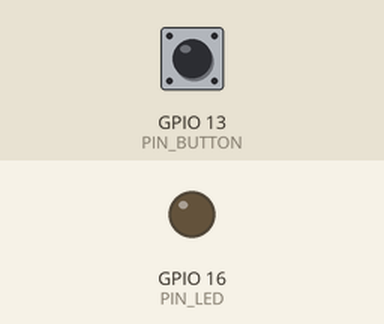
This sketch was run on a simulated ESP8266 (NodeMCU). On the bench: output pins drawn as LEDs (lit = HIGH). The inputs (shaded band) are chosen by the test bench; at power-on: GPIO 13 (PIN_BUTTON) HIGH. WiFi joins after 1.5 s; servers stay silent unless stated; uploads are accepted with an empty reply; not simulated (calls return 0 or success): secret.h; what the sketch prints to the serial monitor is not drawn.

Above: at 2.8 s.
2.9 s: GPIO 13 (PIN_BUTTON) pulled LOW for 0.15 s
At 8.4 s:
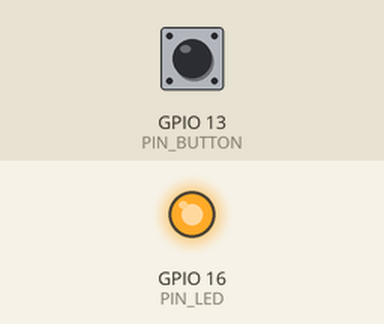
Timing chart, 0 to 9.9 s (numbered marks = the images above; inputs shaded):
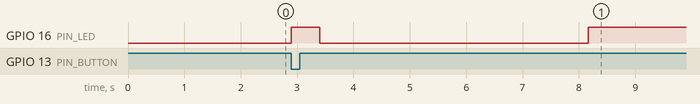

The sketch:

arduinofeedindicator.ino
```cpp
#include <ESP8266WiFi.h>
#include <WiFiClientSecure.h>

#include "secret.h"

#define PIN_LED 16
#define PIN_BUTTON 13
#define LAG_TIME 10800000 // 3 hours in millis
#define FEED_INTERVAL 28800000 // 8 hours in millis

#define BLINK_INTERVAL 500
bool pressed = false;
unsigned long lastRelease = 0;
unsigned long lastPress = 0;
unsigned long lastBlink = 0;
bool blinkOn = true;
int queuedServings = 0;

char ssid[] = WIFI_NAME;
char password[] = WIFI_PASSWORD;
char host[] = AWSHOST;

WiFiClientSecure client;

void setup() {
  // initialize digital pin LED_BUILTIN as an output.
  Serial.begin(57600);
  pinMode(PIN_LED, OUTPUT);
  pinMode(PIN_BUTTON, INPUT);

  WiFi.mode(WIFI_STA);
  WiFi.disconnect();
  delay(100);

  Serial.print(F("Connecting to Wifi: "));
  Serial.println(ssid);
  WiFi.begin(ssid, password);
  while (WiFi.status() != WL_CONNECTED)
  {
    Serial.print(F("."));
    delay(500);
  }
  Serial.println(F("WiFi connected"));
  Serial.println(F("IP address: "));
  IPAddress ip = WiFi.localIP();
  Serial.println(ip);

}

// the loop function runs over and over again forever
void loop() {
  int state = digitalRead(PIN_BUTTON);

  if (queuedServings > 0 && lastPress != 0) {
    if (millis() - lastPress > 500) {
      // Turn off the LED after 0.5 seconds after press
      digitalWrite(PIN_LED, LOW);
    }
    if (millis() - lastPress > 5000) {
      // If it has been more than 5 seconds without a press, post to AWS
      tellAWS(queuedServings);
      queuedServings = 0;
    }
  } else if (queuedServings == 0 && lastPress != 0) {
    if (millis() - lastPress > FEED_INTERVAL && lastPress != 0) {
      if (blinkOn) {
        digitalWrite(PIN_LED, HIGH);
      } else {
        digitalWrite(PIN_LED, LOW);
      }
      if (millis() - lastBlink > BLINK_INTERVAL) {
        blinkOn = !blinkOn;
        lastBlink = millis();
      }
    } else if (millis() - lastPress < LAG_TIME && lastPress != 0) {
      digitalWrite(PIN_LED, HIGH);
      //Serial.println("WAIT ON");
    } else {
      digitalWrite(PIN_LED, LOW);
      //Serial.println("WAIT OFF");
    }
  }

  if (!pressed) {
    // The button is not currently held down
    if (state == LOW && millis() - lastRelease > 250) {
      // The button has been pressed and 250ms has passed since the button was released (bye noise)
      digitalWrite(PIN_LED, HIGH);
      Serial.println(F("Pressed"));
      queuedServings = queuedServings + 1;
      lastPress = millis();
      pressed = true;
    }
  } else {
    // The button is currently held down, as soon as it is released, reset the pressed flag and record the current time
    if (state == HIGH) {
      Serial.println(F("Released"));
      lastRelease = millis();
      pressed = false;
    }
  }
}

void tellAWS(int cups) {
  Serial.println(F("Connecting..."));
  if (client.connect(host, 443))
  {
    Serial.println(F("Connected to AWS"));

    String URL = "/dev/buttonpressed";
    String PostData = "cups=" + String(cups);
    Serial.println(URL);
    Serial.println(PostData);

    client.println("POST " + URL + " HTTP/1.1");
    client.print("Host: ");
    client.println(host);
    client.println("User-Agent: arduino/1.0");
    client.println("Content-Type: application/x-www-form-urlencoded");
    client.print("Content-Length: ");
    client.println(PostData.length());
    client.println();
    client.println(PostData);


    while (!client.available()) {
      delay(100);
    }
  } else {
    Serial.println(F("Connection failed"));
  }
}
```

Measured:
- after the input at 2.9 s, GPIO 16 (PIN_LED): LOW → HIGH at once, → LOW 0.50 s later, → HIGH 4.8 s later
